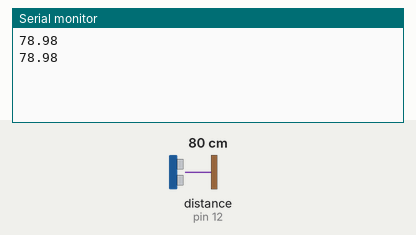
Bench run of a sketch on a simulated Arduino Uno, built with avr-gcc and run on an emulated ATmega328P. Parts: the last lines printed to the serial monitor. Wiring (inferred from the names in the program): ultrasonic range finder: trigger pin 11; echo pin 12. The test bench sets the inputs (shaded band); at power-on: distance to the obstacle (sensor on pin 12) 80 cm. The echo pulse lasts 58.3 µs per cm.

Above: at 6.8 s.
6.9 s: distance to the obstacle (sensor on pin 12) set to 2 cm
At 12.7 s:
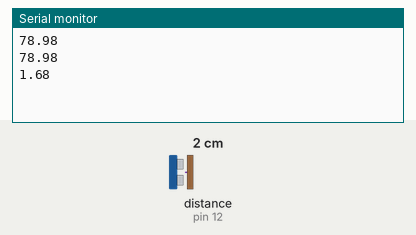
13.6 s: distance to the obstacle (sensor on pin 12) set to 4 cm
At 18.5 s:
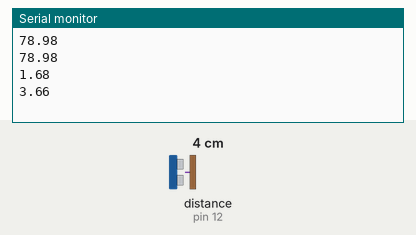
Timing chart, 0 to 20.0 s (numbered marks = the images above; inputs shaded):
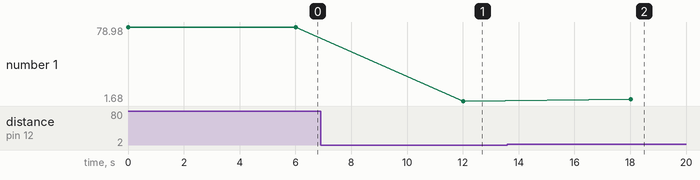

Measured:
- after the input at 6.9 s, the serial monitor: prints a new line after 5.1 s (image 1)
- after the input at 13.6 s, the serial monitor: prints a new line after 4.4 s (image 2)
- plotted number 1: 78.98 → 1.68 after the input at 6.9 s, 1.68 → 3.66 after the input at 13.6 s

The sketch:

code.ino
```cpp
int triger= 11;
int echo= 12;
double durasi, jarak;
void setup() {
  pinMode(triger,OUTPUT);
  pinMode(echo,INPUT);
  Serial.begin(9600);

}

void loop() {
  // put your main code here, to run repeatedly:
  digitalWrite(triger, LOW);
  digitalWrite(triger, HIGH);
  digitalWrite(triger, LOW);

  durasi= pulseIn(echo, HIGH);

  jarak= durasi*0.034/2;
//  Serial.print("Durasi : ");
 // Serial.print(durasi/1000);
//  Serial.println(" miliSecond \n");
  //Serial.print("Jarak : ");
  Serial.println(jarak);
  //Serial.println(" Centi Meter \n");
  delay(6000);
}
```
